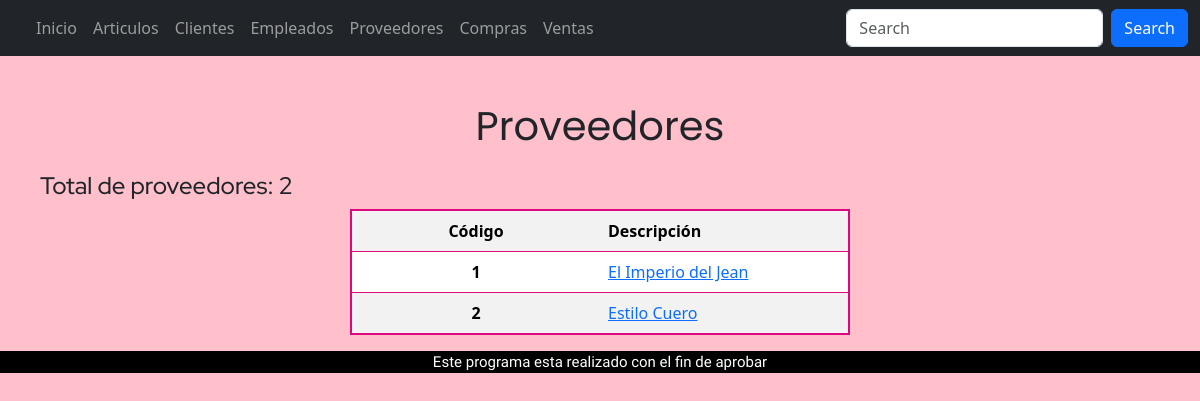
/tablaproveedores/, run on an earlier commit of the app's database.
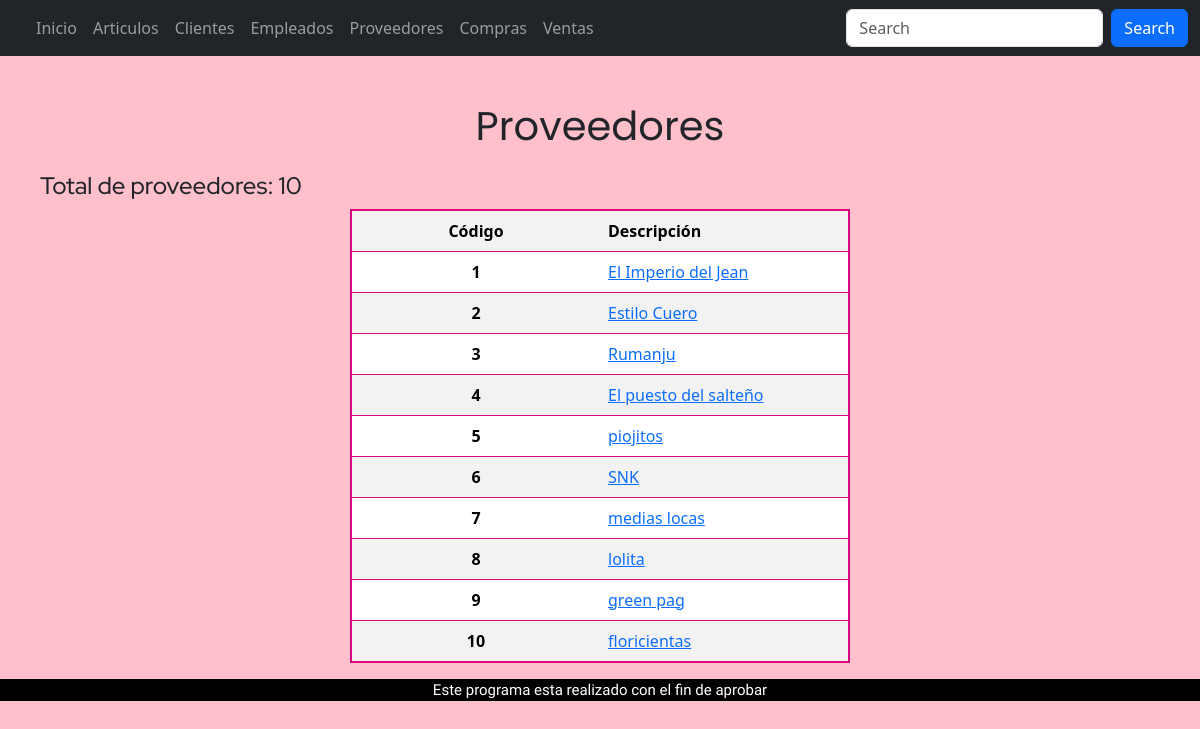
And on a later commit of the database.
### appRieVictoria/models.py (models this page shows, shortened)
class Proveedores(models.Model):
    nombre = models.CharField(max_length=50, help_text="Nombre del proveedor",verbose_name="Nombre")
    direccion = models.CharField(max_length=100, help_text="Direccion del proveedor",verbose_name="Dirección")
    Email = models.EmailField(help_text="Email del proveedor")
    cuit = models.PositiveBigIntegerField(help_text="Cuit del proveedor",verbose_name="Cuit")
    telefono = models.PositiveBigIntegerField()
    empleados = models.ManyToManyField("Empleados",related_name='empleados_compran_a_proveedores', through="Compras",verbose_name="Empleado")

### appRieVictoria/views.py (the view)
def tablaproveedores (request):
    context= {'Proveedores': Proveedores.objects.all()}
    return render (request, 'tablaproveedores.html', context)

### proyectoRieVictoria/templates/tablaproveedores.html
{% extends "base.html" %}
{% block content %}
<div class="nombreTablas">
    <p >Proveedores</p>
</div>
    <div class="descripcionProv">
        <h4>Total de proveedores: {{Proveedores|length}}</h4>
    </div>
    <div class="contenedorTabla">
        <div class="col-5">
    <div>
        <table class="table tablaBorde1 table-condensed table-striped">
            <tr>
                <th class="centrado">Código</th>
                <th >Descripción</th>
            </tr>
            {% for p in Proveedores %}
                <tr>
                    <td class="centrado" >{{p.id}}</td>
                    <td><a href="/proveedores/{{ p.id }}/">{{p.nombre}}</a></td>
                </tr>
                {% endfor %}
        </table>
    </div>
    </div>
    </div>
{% endblock %}

What changed in the data, as far as the page shows it:
added Proveedores: id "3", nombre "Rumanju"
added Proveedores: id "4", nombre "El puesto del salteño"
added Proveedores: id "5", nombre "piojitos"
added Proveedores: id "6", nombre "SNK"
added Proveedores: id "7", nombre "medias locas"
added Proveedores: id "8", nombre "lolita"
added Proveedores: id "9", nombre "green pag"
added Proveedores: id "10", nombre "floricientas"
Also different on the page:
{{ Proveedores|length }}: "2" → "10"
